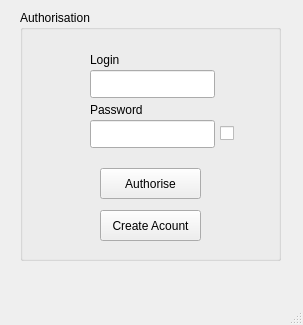
<?xml version="1.0" encoding="UTF-8"?>
<ui version="4.0">
 <class>MainWindow</class>
 <widget class="QMainWindow" name="MainWindow">
  <property name="geometry">
   <rect>
    <x>0</x>
    <y>0</y>
    <width>303</width>
    <height>325</height>
   </rect>
  </property>
  <property name="windowTitle">
   <string>MainWindow</string>
  </property>
  <widget class="QWidget" name="centralwidget">
   <widget class="QLabel" name="Status">
    <property name="geometry">
     <rect>
      <x>11</x>
      <y>11</y>
      <width>16</width>
      <height>20</height>
     </rect>
    </property>
    <property name="text">
     <string/>
    </property>
   </widget>
   <widget class="QGroupBox" name="groupBox">
    <property name="geometry">
     <rect>
      <x>20</x>
      <y>10</y>
      <width>261</width>
      <height>251</height>
     </rect>
    </property>
    <property name="title">
     <string>Authorisation</string>
    </property>
    <widget class="QLabel" name="loginLabel">
     <property name="geometry">
      <rect>
       <x>70</x>
       <y>40</y>
       <width>37</width>
       <height>20</height>
      </rect>
     </property>
     <property name="text">
      <string>Login</string>
     </property>
    </widget>
    <widget class="QLineEdit" name="login">
     <property name="geometry">
      <rect>
       <x>70</x>
       <y>60</y>
       <width>125</width>
       <height>28</height>
      </rect>
     </property>
    </widget>
    <widget class="QPushButton" name="pushButton">
     <property name="geometry">
      <rect>
       <x>80</x>
       <y>158</y>
       <width>101</width>
       <height>31</height>
      </rect>
     </property>
     <property name="text">
      <string>Authorise</string>
     </property>
    </widget>
    <widget class="QPushButton" name="pushButton_2">
     <property name="geometry">
      <rect>
       <x>80</x>
       <y>200</y>
       <width>101</width>
       <height>31</height>
      </rect>
     </property>
     <property name="text">
      <string>Create Acount</string>
     </property>
    </widget>
    <widget class="QLabel" name="passwordLabel">
     <property name="geometry">
      <rect>
       <x>70</x>
       <y>90</y>
       <width>61</width>
       <height>20</height>
      </rect>
     </property>
     <property name="text">
      <string>Password</string>
     </property>
    </widget>
    <widget class="QLineEdit" name="password">
     <property name="geometry">
      <rect>
       <x>70</x>
       <y>110</y>
       <width>125</width>
       <height>28</height>
      </rect>
     </property>
     <property name="echoMode">
      <enum>QLineEdit::EchoMode::Password</enum>
     </property>
    </widget>
    <widget class="QCheckBox" name="checkBox">
     <property name="geometry">
      <rect>
       <x>200</x>
       <y>110</y>
       <width>21</width>
       <height>26</height>
      </rect>
     </property>
     <property name="text">
      <string/>
     </property>
    </widget>
   </widget>
  </widget>
  <widget class="QMenuBar" name="menubar">
   <property name="geometry">
    <rect>
     <x>0</x>
     <y>0</y>
     <width>303</width>
     <height>25</height>
    </rect>
   </property>
  </widget>
  <widget class="QStatusBar" name="statusbar"/>
 </widget>
 <tabstops>
  <tabstop>login</tabstop>
  <tabstop>password</tabstop>
  <tabstop>checkBox</tabstop>
  <tabstop>pushButton</tabstop>
  <tabstop>pushButton_2</tabstop>
 </tabstops>
 <resources/>
 <connections/>
</ui>
